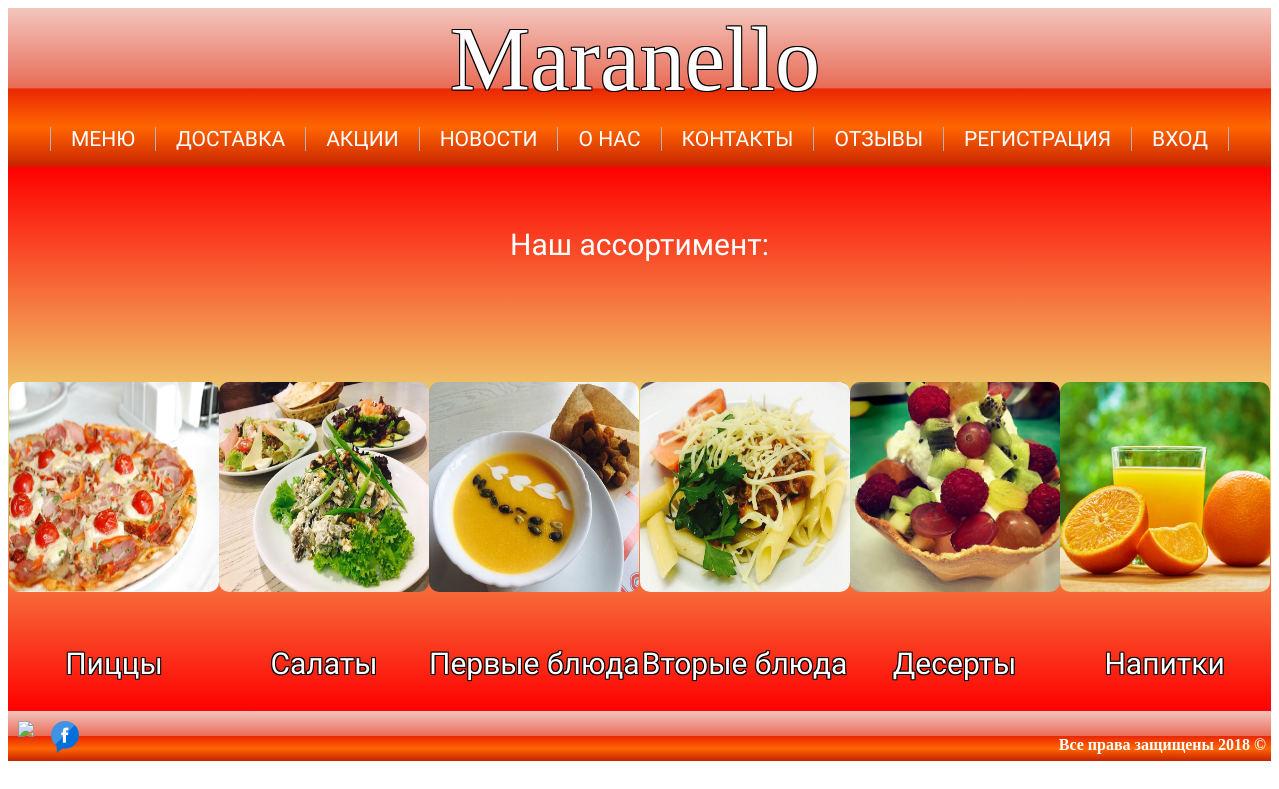
The page / on the database its author committed.
### tables this page shows
CREATE TABLE `categories` (
  `category_id` int(10) UNSIGNED NOT NULL,
  `parent_id` int(10) UNSIGNED NOT NULL DEFAULT '0',
  `category_name` varchar(150) NOT NULL,
  `category_text` text,
  `category_text_small` text,
  `category_seo_title` varchar(250) DEFAULT '',
  `category_seo_description` varchar(250) DEFAULT '',
  `category_seo_keywords` varchar(250) DEFAULT '',
  `category_image` varchar(250) DEFAULT '',
  `status` tinyint(2) UNSIGNED NOT NULL DEFAULT '1',
  `sort_order` smallint(5) UNSIGNED NOT NULL DEFAULT '0'
);

### libs/database.php (called while the page is built, shortened)
<?php
class Database{
    public $db;
    public function __construct(){
        $this->db = mysqli_connect(HOST,USER,PASSWORD,DATABASE);
        return $this->db;
    }
    public function get_all_db($sql){
        $res = mysqli_query($this->db, $sql);
        if(!$res){
            return array();
        }
        else{
            while ($row = mysqli_fetch_assoc($res)) {
                $res_row[] = $row;
            }
        }
        return $res_row;
    }
    public function get_one_db($sql){
        $res = mysqli_query($this->db, $sql);
        if(!$res){
            return array();
        }
        else{
            return mysqli_fetch_assoc($res);
        }
    }
}

### controller/categories.php (called while the page is built, shortened)
<?php
$model = new $add_controller;
if(isset($_POST['category_id'])){
    $add_tpl = 'one_category';
    $news_info = $model->getOneCategory($_POST['category_id']);
    $category_name = $news_info['category_name'];
    $category_text = $news_info['category_text'];
    $title = $news_info['category_seo_title'];
    $desc = $news_info['category_seo_description'];
    $key = $news_info['category_seo_keywords'];
    $img = IMAGE . $news_info['category_image'];
    $back = HTTP_SERVER . '/categories';
    $category_id = $_POST['category_id'];
    $product_mass = $model->getProduct_To_Category($category_id);
    $products = array();
    foreach($product_mass as $prod){
        $products[] = array(
        'name' => $prod['name'],
        'price' => $prod['price'],
        'articul' => $prod['articul'],
        'link' => '/categories/'.$model->GetCategoryLink($category_id).'/'.$model->getProductLink($prod['product_id'])
       );
    }
}
else{
    $categories_mass = $model->getCategories();
    foreach ($categories_mass as $val) {
        $categories[] = array(
            'name' => $val['category_name'],
            'text' => $val['category_text_small'],
            'img' => $val['category_image'],
            'link' => 'categories/'.$model->getCategoryLink($val['category_id'])
        );
    }
}

### model/categories.php (called while the page is built, shortened)
<?php
class Categories extends Database{
    public function getCategories() {
        return  $this->get_all_db("SELECT * FROM categories WHERE status = '1' ORDER BY sort_order");
    }
    public function getCategoryLink($category_id) {
        $res = $this->get_one_db("SELECT alias FROM url_alias WHERE url = 'category_id=$category_id'");
        if(isset($res['alias']) && $res['alias']){
            return $res['alias'];
        }
        else{
            return FALSE;
        }
    }
}

### view/default/categories.php (the view, shortened to what this page needs)
<html>
<head>
</head>
<body>
    <section>
        <div class="main-categories">Наш ассортимент:</div>
        <ul class="categories">
        <?php foreach($categories as $category){ ?>
            <li class="category"><a href="<?php echo $category['link'];?>"><img src="../../img/<?php echo $category['img']?>"></a><a href="<?php echo $category['link'];?>"><p class="cat_text"><?php echo $category['text'];?></p></a></li>
        <?php } ?>
        </ul>
    </section>
</body>
</html>

### libs/route.php (shortened to what this page needs)
<?php
class My_rout extends Database{
    public function includder($add_controller) {
        $add_tpl = $add_controller;
        $selector = 0;
        if(!$selector){ include '/controller/header.php'; }
        include '/controller/'.$add_controller.'.php';
        if(!$selector){ include '/controller/footer.php'; }
        if(!$selector){ include VIEW.'header.php'; }
        if(!$selector){ include VIEW.$add_tpl.'.php'; }
        if(!$selector){ include VIEW.'footer.php'; }
    }
}

### view/default/header.php (shortened to what this page needs)
<!DOCTYPE HTML PUBLIC "-//W3C//DTD HTML 4.01 Transitional//EN" "http://www.w3.org/TR/html4/loose.dtd">
<html>
    <head>
    </head>
<body>
    <header>
        <a href="../" class="name">Maranello</a>
	<nav class="dws-menu">
            <ul>
            <li class="menu"><a href="/categories">Меню</a>
            </li>
            <li class="menu"><a href="">Доставка</a></li>
            <li class="menu"><a href="">Акции</a></li>
            <li class="menu"><a href="/news">Новости</a></li>
            <li class="menu"><a href="/about">О нас</a></li>
            <li class="menu"><a href="">Контакты</a></li>
            <li class="menu"><a href="">Отзывы</a></li>
            <?php if(!isset($_SESSION['status'])){ ?>
            <li class="menu"><a href="/registration">Регистрация</a></li>
            <li class="menu"><a href="/login">Вход</a></li>
            <?php } ?>
            <ul>
	</nav>
    </header>
</body>
</html>

### view/default/footer.php
<html>
<body>
    <footer>
        <div class="rights">Все права защищены <?php echo date('Y'); ?> &copy;</div>
        <div>
            <a href="https://www.instagram.com/maranellopizza_kharkov/" title="Instagram" target="_blank"><img src="../../img/instagram.png"></a>
            <a href="https://www.facebook.com/MaranelloKharkov/" title="Facebook" target="_blank"><img src="../../img/facebook.png"></a>
        </div>
    </footer>
</body>
</html>

### index.php (shortened to what this page needs)
<?php
require_once '/libs/database.php';
require_once '/libs/route.php';
$path_obj = new My_rout;
if(isset($_GET['_route_'])){
    $add_controller = $path_obj->get_controller($_GET['_route_']);
}
else{
    $add_controller = 'categories';
}
$path_obj->includder($add_controller);
?>
<html>
    <head>
        <link rel="stylesheet" href="/css/footer.css">
        <link rel="stylesheet" href="/css/header.css">
        <link rel="stylesheet" href="/css/categories.css">
        <link rel="stylesheet" href="/css/about.css">
        <link rel="stylesheet" href="/css/registration.css">
        <link rel="stylesheet" href="/css/login.css">
        <link rel="stylesheet" href="/css/one_category.css">
        <link rel="stylesheet" href="/css/one_product.css">
    </head>
    <body>
    </body>
</html>

### css/footer.css (style rules this page uses)
body { display: flex; flex-direction: column; }
section { flex-grow: 1; background: linear-gradient(red, #ECF07F, red); }
footer { background: linear-gradient(to bottom, rgba(243,197,189,1) 0%,rgba(232,108,87,1) 50%,rgba(234,40,3,1) 51%,rgba(255,102,0,1) 75%,rgba(199,34,0,1) 100%); color: white; width: 100%; height: 50px; }
div.rights { float: right; margin-top: 25px; margin-right: 5px; text-align: right; font-weight: bold; }
div img { float: left; margin-right: 5px; margin-left: 10px; margin-top: 10px; }

### css/header.css (style rules this page uses)
a.name { text-decoration: none; margin-left: 35%; font-size: 90px; color: white; text-shadow: -1px -1px 0 #000, 1px -1px 0 #000, -1px 1px 0 #000, 1px 1px 0 #000; font-family: brush script mt; }
header { background: linear-gradient(to bottom, rgba(243,197,189,1) 0%,rgba(232,108,87,1) 50%,rgba(234,40,3,1) 51%,rgba(255,102,0,1) 75%,rgba(199,34,0,1) 100%); font-family: Cuprum, Arial, Helvetical, sans-serif; }
.dws-menu { margin: 0; padding:0; }
.dws-menu ul { list-style: none; display: flex; justify-content: center; }
.dws-menu ul li a { display: block; text-decoration: none; padding-right: 20px; padding-left: 20px; color: white; font-size: 21px; text-transform: uppercase; transition: all 0.5s ease; }
.dws-menu ul li { position: relative; border-right: 1px solid #b2b3b5; }
.dws-menu ul li:first-child { border-left: 1px solid #b2b3b5; }

### css/categories.css (style rules this page uses)
ul.categories { display: flex; padding: 0; margin: 0; margin-left: 1px; margin-top: 120px; }
ul.categories li.category { list-style-type: none; }
ul.categories li.category p.cat_text { padding: 0; font-size: 30px; text-align: center; font-family: Cuprum, Arial, Helvetical, sans-serif; color: white; text-shadow: -1px -1px 0 #000, 1px -1px 0 #000, -1px 1px 0 #000, 1px 1px 0 #000; margin-top: 50px; }
ul.categories li.category a img { width: 210px; height: 210px; border-radius: 10px; transition:all .25s ease-in-out; -moz-transition: all 1s ease-out; -o-transition: all 1s ease-out; -webkit-transition: all 0.3s ease-out; }
div.main-categories { text-align: center; font-size: 30px; font-family: Cuprum, Arial, Helvetical, sans-serif; color: white; margin-top: 60px; }
ul.categories li.category a { text-decoration: none; }

### rows shown on the page
categories: category_image (picture), text "Пиццы"
categories: category_image (picture), text "Салаты"
categories: category_image (picture), text "Первые блюда"
categories: category_image (picture), text "Вторые блюда"
categories: category_image (picture), text "Десерты"
categories: category_image (picture), text "Напитки"
